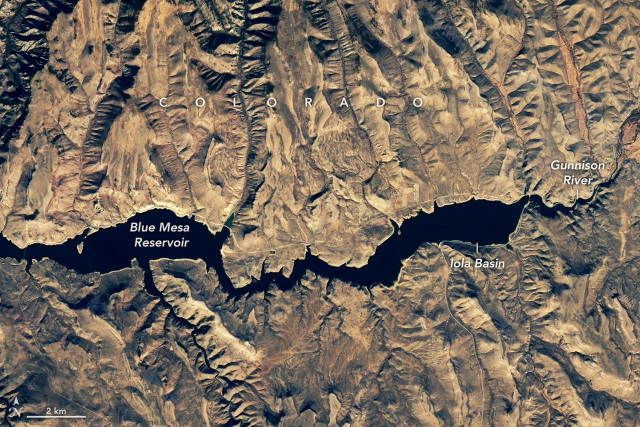
#> input picture dist/assets/blue-mesa-satellite.jpg, 1280 x 853 px (shown at 1/2 size)
$ python bake-map.py
#> lines starting #> are read from the running program, lines starting #| are printed output that depends on the picture
from pathlib import Path
from PIL import Image, ImageDraw, ImageFont

root = Path(__file__).resolve().parents[1]
source = Image.open(root / "dist/assets/blue-mesa-satellite.jpg").convert("RGB")
#> source is the input picture: PIL image 1280x853 RGB; mean R, G, B 121.9, 109.3, 95.6

# Exact Iola Basin crop used by the page, saved at the panel's portrait ratio.
canvas = source.crop((714, 231, 1002, 691)).resize((864, 1380), Image.Resampling.LANCZOS)
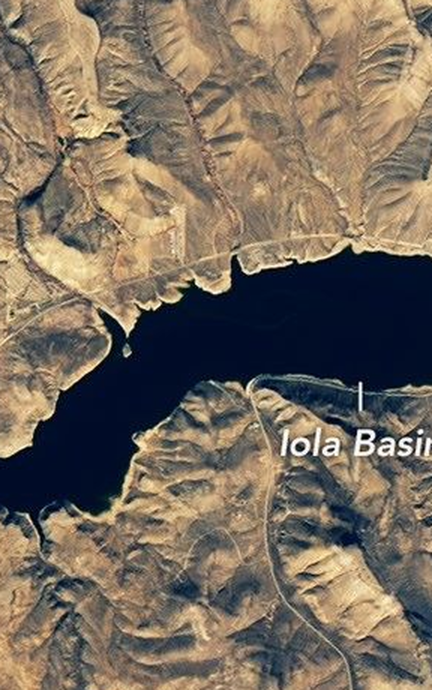
#> canvas: PIL image 864x1380 RGB (shown at 1/2 size); mean R, G, B 120.9, 108.5, 94.7
draw = ImageDraw.Draw(canvas)

orange = "#e79a49"
white = "#ffffff"
pine = "#173d32"

def p(x, y):
    return (round(x * 8.64), round(y * 13.8))

# Short route from the marked Iola boat launch into the open basin.
route = [p(85, 55), p(82, 51), p(78, 47), p(72, 44), p(64, 43), p(58, 43.5), p(53, 44.5), p(48, 46)]
draw.line(route, fill=orange, width=9, joint="curve")

# Cut the line into a subtle GPS-style dash pattern by painting small gaps.
for a, b in zip(route, route[1:]):
    ax, ay = a; bx, by = b
    distance = max(abs(bx - ax), abs(by - ay))
    for step in range(14, distance, 32):
        t = step / distance
        x = round(ax + (bx - ax) * t)
        y = round(ay + (by - ay) * t)
        draw.ellipse((x - 6, y - 6, x + 6, y + 6), fill="#091d2c")
#> this loop made 7 passes
#> (ax, ay, bx, by, distance) on passes 1 to 7: (734, 759, 708, 704, 55), (708, 704, 674, 649, 55), (674, 649, 622, 607, 52), (622, 607, 553, 593, 69), (553, 593, 501, 600, 52), (501, 600, 458, 614, 43), (458, 614, 415, 635, 43)

for x, y in (p(72, 44), p(56, 44)):
    draw.ellipse((x - 23, y - 23, x + 23, y + 23), fill=white)
    draw.ellipse((x - 11, y - 11, x + 11, y + 11), fill=orange)

# Launch marker fixed to the white launch tick visible in the satellite image.
x, y = p(85, 55)
draw.ellipse((x - 25, y - 25, x + 25, y + 25), fill=white, outline=pine, width=8)
draw.line((x - 28, y + 43, x, y, x + 31, y + 43), fill=white, width=11, joint="curve")
draw.line((x - 15, y + 28, x - 35, y + 10), fill=white, width=10)

try:
    font = ImageFont.truetype("/System/Library/Fonts/Supplemental/Arial Bold.ttf", 22)
except OSError:
    font = ImageFont.load_default()
label = "BOAT LAUNCH"
box = draw.textbbox((0, 0), label, font=font, stroke_width=4)
#> box = (-4, 1, 162, 25)
draw.text((x - (box[2] - box[0]) / 2, y + 54), label, font=font, fill=white, stroke_width=4, stroke_fill=pine)

canvas.save(root / "dist/assets/blue-mesa-route.jpg", quality=92, optimize=True)
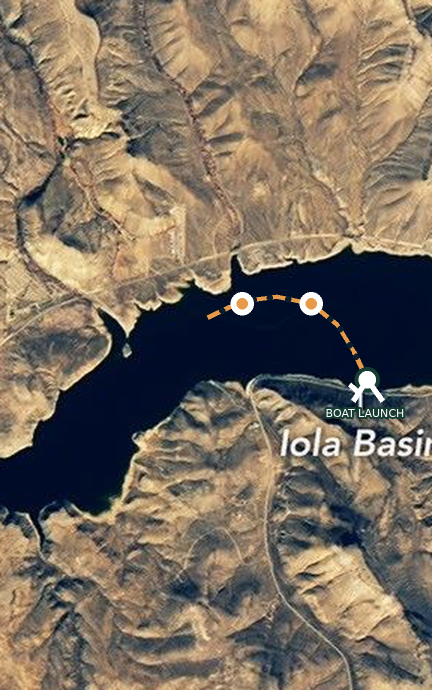
#> saved as blue-mesa-route.jpg: PIL image 864x1380 RGB (shown at 1/2 size); mean R, G, B 122.4, 109.8, 95.6

$ run again, with dist/assets/fishing-at-dawn.png saved as dist/assets/blue-mesa-satellite.jpg
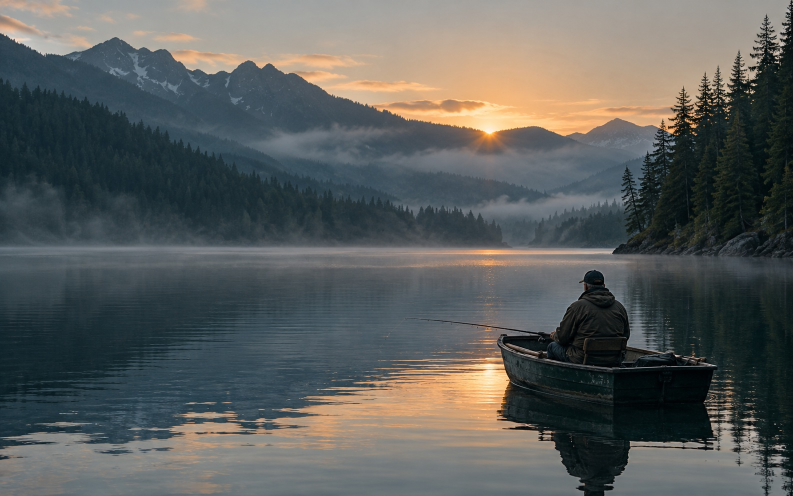
#> input picture dist/assets/fishing-at-dawn.png, 1586 x 992 px (shown at 1/2 size)
#> source is the input picture: PIL image 1586x992 RGB; mean R, G, B 91, 93.8, 91.9
#> `canvas = source.crop((714, 231, 1002, 691)).resize((864, 1380), Image...`:
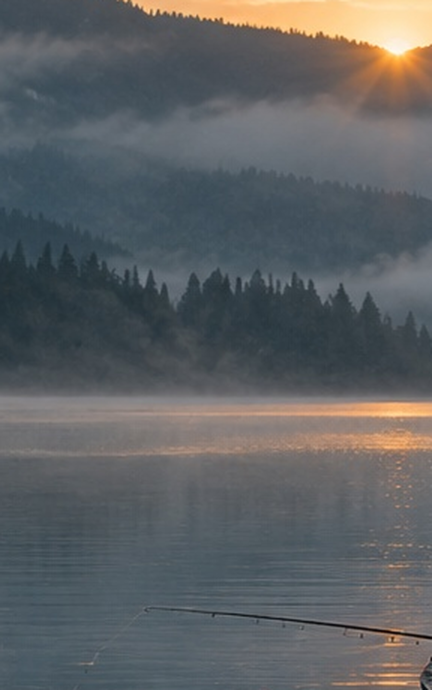
#> canvas: PIL image 864x1380 RGB (shown at 1/2 size); mean R, G, B 93.8, 96.7, 98.9
#> the loop `for a, b in zip(route, route[1:]):` made 7 passes
#> (ax, ay, bx, by, distance) on passes 1 to 7: (734, 759, 708, 704, 55), (708, 704, 674, 649, 55), (674, 649, 622, 607, 52), (622, 607, 553, 593, 69), (553, 593, 501, 600, 52), (501, 600, 458, 614, 43), (458, 614, 415, 635, 43)
#> box = (-4, 1, 162, 25)
#> `canvas.save(root / "dist/assets/blue-mesa-route.jpg", quality=92, opti..`:
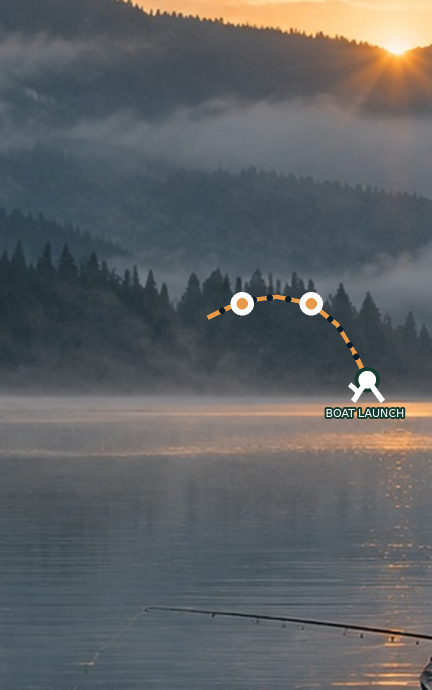
#> saved as blue-mesa-route.jpg: PIL image 864x1380 RGB (shown at 1/2 size); mean R, G, B 94.4, 97.4, 99.4
